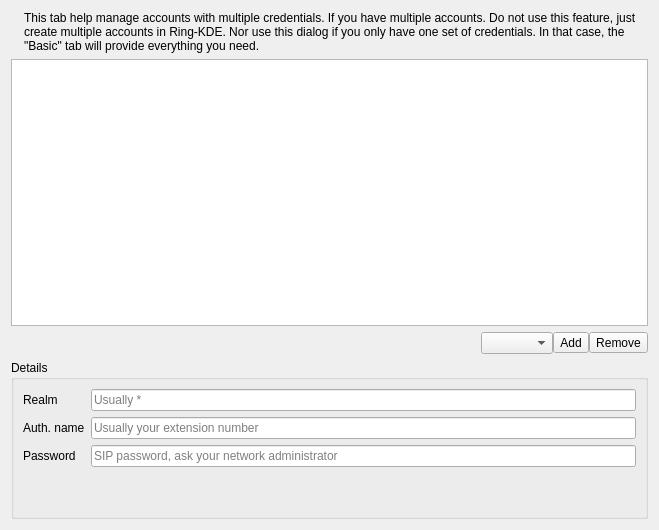
<?xml version="1.0" encoding="UTF-8"?>
<ui version="4.0">
 <class>CredentialsPage</class>
 <widget class="QWidget" name="CredentialsPage">
  <property name="geometry">
   <rect>
    <x>0</x>
    <y>0</y>
    <width>659</width>
    <height>530</height>
   </rect>
  </property>
  <property name="windowTitle">
   <string>Form</string>
  </property>
  <layout class="QGridLayout" name="gridLayout">
   <item row="0" column="0">
    <widget class="QLabel" name="m_pInfoIconL">
     <property name="sizePolicy">
      <sizepolicy hsizetype="Minimum" vsizetype="Minimum">
       <horstretch>0</horstretch>
       <verstretch>0</verstretch>
      </sizepolicy>
     </property>
     <property name="maximumSize">
      <size>
       <width>32</width>
       <height>16777215</height>
      </size>
     </property>
     <property name="text">
      <string/>
     </property>
    </widget>
   </item>
   <item row="0" column="1">
    <widget class="QLabel" name="m_pInfoL">
     <property name="sizePolicy">
      <sizepolicy hsizetype="Minimum" vsizetype="Minimum">
       <horstretch>0</horstretch>
       <verstretch>0</verstretch>
      </sizepolicy>
     </property>
     <property name="text">
      <string>This tab help manage accounts with multiple credentials. If you have multiple accounts. Do not use this feature, just create multiple accounts in Ring-KDE. Nor use this dialog if you only have one set of credentials. In that case, the &quot;Basic&quot; tab will provide everything you need.</string>
     </property>
     <property name="wordWrap">
      <bool>true</bool>
     </property>
    </widget>
   </item>
   <item row="2" column="1">
    <layout class="QHBoxLayout" name="horizontalLayout_9">
     <property name="spacing">
      <number>0</number>
     </property>
     <item>
      <spacer name="horizontalSpacer_8">
       <property name="orientation">
        <enum>Qt::Horizontal</enum>
       </property>
       <property name="sizeHint" stdset="0">
        <size>
         <width>40</width>
         <height>20</height>
        </size>
       </property>
      </spacer>
     </item>
     <item>
      <widget class="AutoComboBox" name="m_pType"/>
     </item>
     <item>
      <widget class="QToolButton" name="button_add_credential">
       <property name="sizePolicy">
        <sizepolicy hsizetype="Fixed" vsizetype="Fixed">
         <horstretch>0</horstretch>
         <verstretch>0</verstretch>
        </sizepolicy>
       </property>
       <property name="text">
        <string comment="Add new credential">Add</string>
       </property>
       <property name="icon">
        <iconset theme="list-add">
         <normaloff>../../../../../../.designer/backup</normaloff>../../../../../../.designer/backup</iconset>
       </property>
      </widget>
     </item>
     <item>
      <widget class="QToolButton" name="button_remove_credential">
       <property name="text">
        <string comment="Remove selected credential">Remove</string>
       </property>
       <property name="icon">
        <iconset theme="list-remove">
         <normaloff>../../../../../../.designer/backup</normaloff>../../../../../../.designer/backup</iconset>
       </property>
      </widget>
     </item>
    </layout>
   </item>
   <item row="3" column="0" colspan="2">
    <widget class="QGroupBox" name="group_credential">
     <property name="sizePolicy">
      <sizepolicy hsizetype="Preferred" vsizetype="Minimum">
       <horstretch>0</horstretch>
       <verstretch>0</verstretch>
      </sizepolicy>
     </property>
     <property name="title">
      <string>Details</string>
     </property>
     <layout class="QGridLayout" name="gridLayout_3">
      <item row="0" column="0">
       <widget class="QLabel" name="label_credential_realm_2">
        <property name="text">
         <string>Realm</string>
        </property>
       </widget>
      </item>
      <item row="1" column="0">
       <widget class="QLabel" name="labe_credential_auth_2">
        <property name="text">
         <string>Auth. name</string>
        </property>
       </widget>
      </item>
      <item row="2" column="0">
       <widget class="QLabel" name="label_credential_password_2">
        <property name="text">
         <string>Password</string>
        </property>
       </widget>
      </item>
      <item row="0" column="1">
       <widget class="QLineEdit" name="edit_credential_realm_2">
        <property name="enabled">
         <bool>true</bool>
        </property>
        <property name="placeholderText">
         <string>Usually *</string>
        </property>
       </widget>
      </item>
      <item row="1" column="1">
       <widget class="QLineEdit" name="edit_credential_auth_2">
        <property name="enabled">
         <bool>true</bool>
        </property>
        <property name="placeholderText">
         <string>Usually your extension number</string>
        </property>
       </widget>
      </item>
      <item row="2" column="1">
       <widget class="QLineEdit" name="edit_credential_password_2">
        <property name="enabled">
         <bool>true</bool>
        </property>
        <property name="frame">
         <bool>true</bool>
        </property>
        <property name="echoMode">
         <enum>QLineEdit::Password</enum>
        </property>
        <property name="placeholderText">
         <string>SIP password, ask your network administrator</string>
        </property>
       </widget>
      </item>
      <item row="3" column="0" colspan="2">
       <spacer name="verticalSpacer_5">
        <property name="orientation">
         <enum>Qt::Vertical</enum>
        </property>
        <property name="sizeType">
         <enum>QSizePolicy::Minimum</enum>
        </property>
        <property name="sizeHint" stdset="0">
         <size>
          <width>20</width>
          <height>40</height>
         </size>
        </property>
       </spacer>
      </item>
     </layout>
    </widget>
   </item>
   <item row="1" column="0" colspan="2">
    <widget class="CategorizedTree" name="m_pCredentials">
     <property name="sizePolicy">
      <sizepolicy hsizetype="Expanding" vsizetype="Expanding">
       <horstretch>0</horstretch>
       <verstretch>0</verstretch>
      </sizepolicy>
     </property>
     <property name="acceptDrops">
      <bool>true</bool>
     </property>
     <property name="defaultDropAction">
      <enum>Qt::MoveAction</enum>
     </property>
     <property name="indentation">
      <number>5</number>
     </property>
     <attribute name="headerVisible">
      <bool>false</bool>
     </attribute>
    </widget>
   </item>
  </layout>
 </widget>
 <customwidgets>
  <customwidget>
   <class>AutoComboBox</class>
   <extends>QComboBox</extends>
   <header>widgets/autocombobox.h</header>
  </customwidget>
  <customwidget>
   <class>CategorizedTree</class>
   <extends>QTreeView</extends>
   <header>widgets/categorizedtree.h</header>
  </customwidget>
 </customwidgets>
 <resources/>
 <connections/>
</ui>
